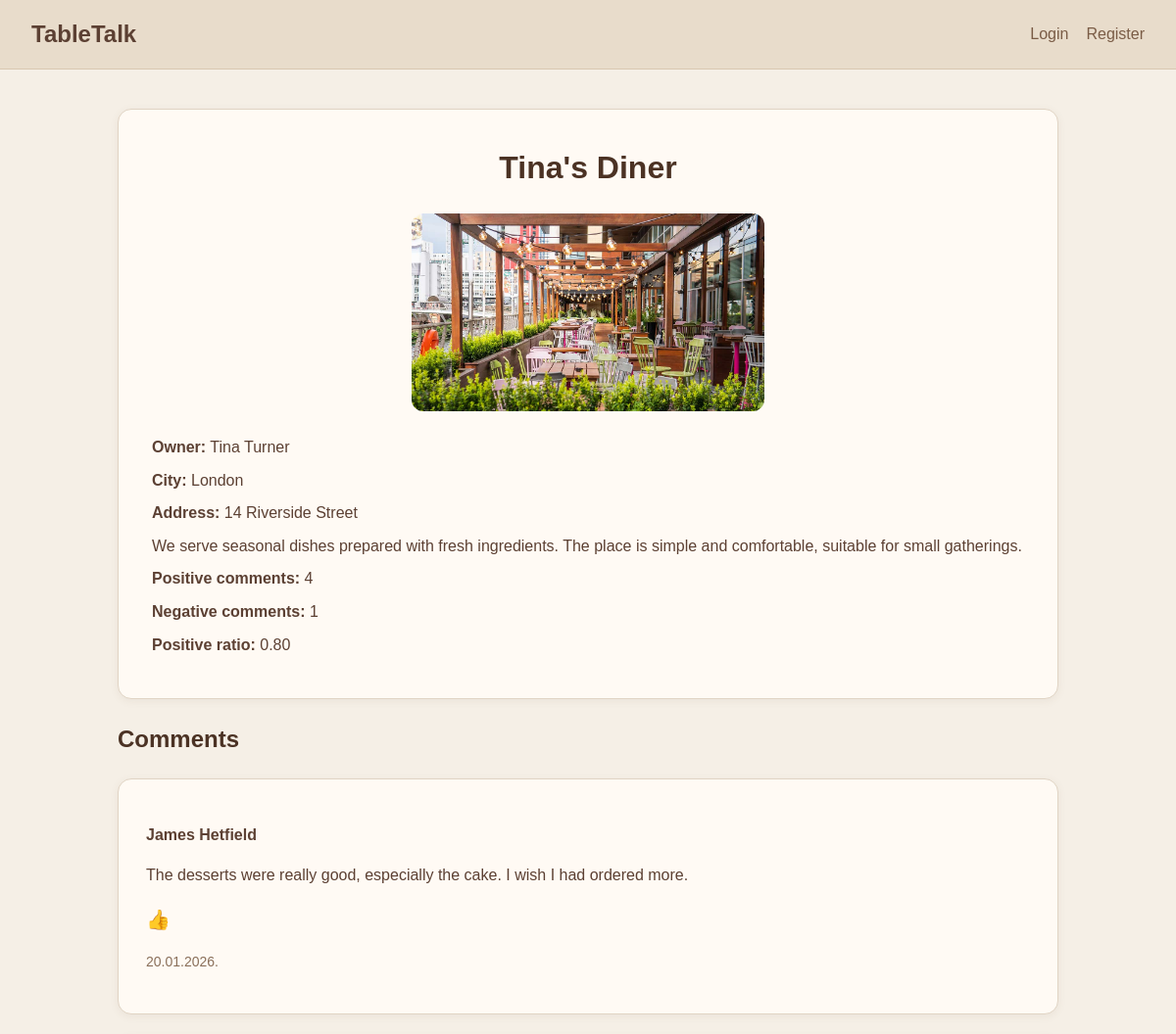
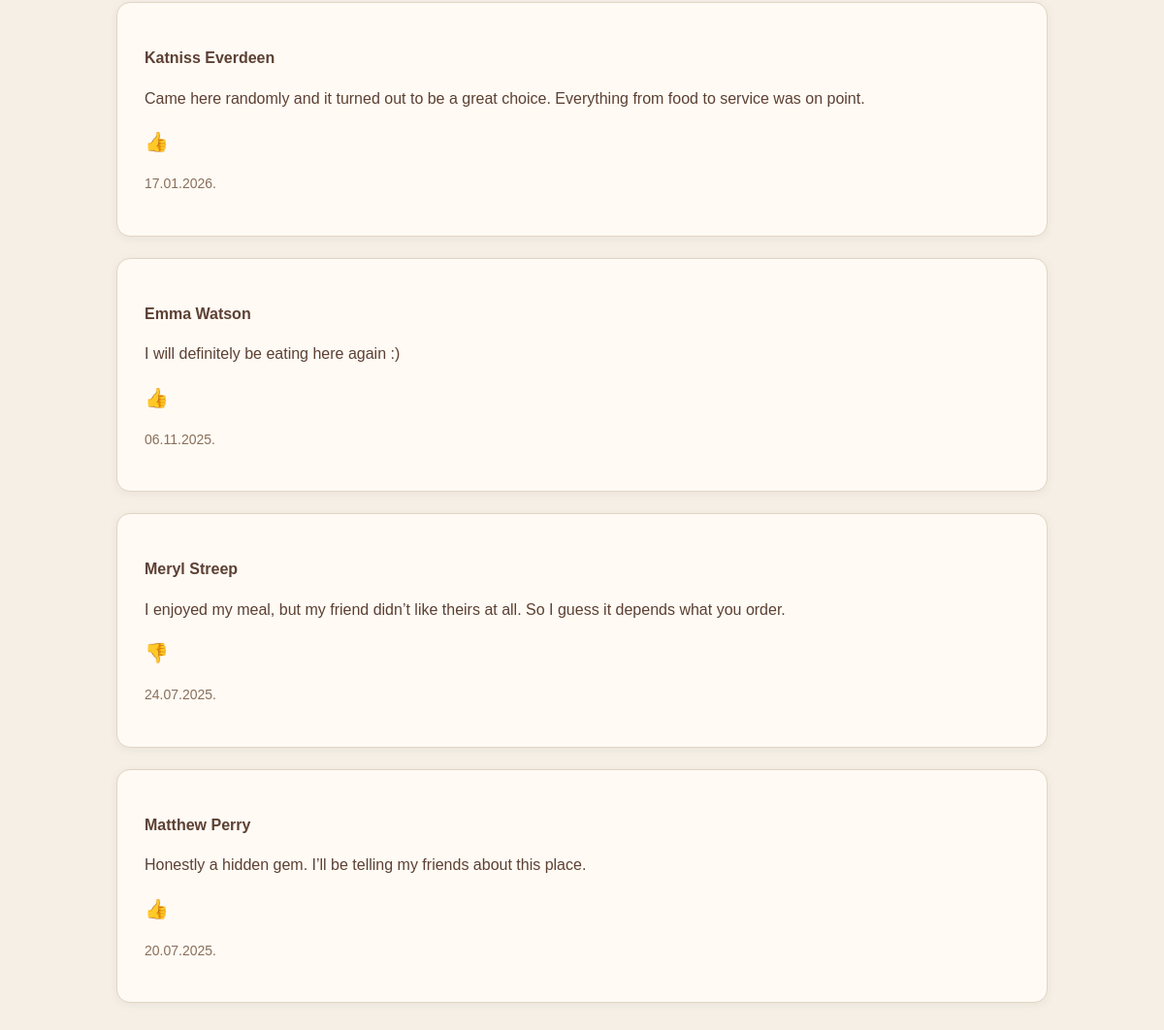
The app's page /restaurants/2/ with its own data (2 pictures, top to bottom).
### app/models.py (models this page shows, shortened)
class Restaurant(models.Model):
    owner = models.OneToOneField(User, on_delete=models.CASCADE)
    name = models.CharField(max_length=100)
    description = models.TextField()
    city = models.CharField(max_length=100)
    address = models.CharField(max_length=200)
    image = models.ImageField(upload_to='restaurants/', blank=True, null=True)
    created_at = models.DateTimeField(default=timezone.now)

class Comment(models.Model):
    restaurant = models.ForeignKey(Restaurant, on_delete=models.CASCADE)
    user = models.ForeignKey(User, on_delete=models.CASCADE)
    text = models.TextField()
    sentiment = models.IntegerField()  # 0 ili 1
    created_at = models.DateTimeField(default=timezone.now)

### app/views.py (the view)
# urls.py: path('restaurants/<int:restaurant_id>/', views.restaurant_detail, name='restaurant_detail'),
def restaurant_detail(request, restaurant_id):
    restaurant = get_object_or_404(Restaurant, id=restaurant_id)
    comments = Comment.objects.filter(restaurant=restaurant).order_by('-created_at')
    total_comments = comments.count()
    positive_comments = comments.filter(sentiment=1).count()
    negative_comments = comments.filter(sentiment=0).count()
    ratio = 0
    if total_comments > 0:
        ratio = positive_comments / total_comments
    comment_form = CommentForm()
    return render(request, 'app/restaurant_detail.html', {
        'restaurant': restaurant,
        'comments': comments,
        'positive_comments': positive_comments,
        'negative_comments': negative_comments,
        'ratio': ratio,
        'comment_form': comment_form,
    })

### app/templates/app/restaurant_detail.html (shortened to what this page needs)
{% extends 'app/base.html' %}
{% block content %}
    <div class="card details-card">
        <h1 class="details-title">{{ restaurant.name }}</h1>
        {% if restaurant.image %}
            <img src="{{ restaurant.image.url }}" alt="{{ restaurant.name }}" class="details-image">
        {% endif %}
        <div class="inline-info">
            <p><strong>Owner:</strong> {{ restaurant.owner.first_name }} {{ restaurant.owner.last_name }}</p>
            <p><strong>City:</strong> {{ restaurant.city }}</p>
            <p><strong>Address:</strong> {{ restaurant.address }}</p>
            <p>{{ restaurant.description }}</p>
            <p><strong>Positive comments:</strong> {{ positive_comments }}</p>
            <p><strong>Negative comments:</strong> {{ negative_comments }}</p>
            <p><strong>Positive ratio:</strong> {{ ratio|floatformat:2 }}</p>
        </div>
    </div>
    <h2>Comments</h2>
    {% for comment in comments %}
        <div class="card">
            <p><strong>{{ comment.user.first_name }} {{ comment.user.last_name }}</strong></p>
            <p>{{ comment.text }}</p>
            <p>
                <span class="sentiment-emoji">
                    {% if comment.sentiment == 1 %}
                        👍
                    {% else %}
                        👎
                    {% endif %}
                </span>
            </p>
            <p class="small-text">{{ comment.created_at|date:"d.m.Y." }}</p>
        </div>
    {% empty %}
        <p class="empty-message">No comments yet.</p>
    {% endfor %}
{% endblock %}

### app/static/app/style.css (style rules this page uses)
* { box-sizing: border-box; }
body { margin: 0; font-family: Arial, sans-serif; background-color: #f5efe6; color: #5c4033; line-height: 1.6; }
h1, h2, h3 { color: #4b3224; margin-top: 0; }
.card { background-color: #fffaf4; border: 1px solid #e0d4c4; border-radius: 14px; padding: 28px; margin-bottom: 22px; box-shadow: 0 2px 8px rgba(120, 95, 70, 0.08); }
.details-card { padding: 34px; }
.details-title { text-align: center; margin-bottom: 20px; }
.details-image { width: 100%; max-width: 360px; height: auto; border-radius: 12px; margin: 0 auto 24px; display: block; }
.small-text { color: #8a6f5a; font-size: 14px; }
.inline-info p { margin: 8px 0; }
.sentiment-emoji { font-size: 20px; }

### records on screen
Restaurant: name "Tina's Diner", image (picture), owner.first_name "Tina", owner.last_name "Turner", city "London", address "14 Riverside Street", description "We serve seasonal dishes prepared with fresh ingredients. The place is simple and comfortable, suitable for small gatherings."
Comment: user.first_name "James", user.last_name "Hetfield", text "The desserts were really good, especially the cake. I wish I had ordered more.", created_at "20.01.2026."
Comment: user.first_name "Katniss", user.last_name "Everdeen", text "Came here randomly and it turned out to be a great choice. Everything from food to service was on point.", created_at "17.01.2026."
Comment: user.first_name "Emma", user.last_name "Watson", text "I will definitely be eating here again :)", created_at "06.11.2025."
Comment: user.first_name "Meryl", user.last_name "Streep", text "I enjoyed my meal, but my friend didn’t like theirs at all. So I guess it depends what you order.", created_at "24.07.2025."
Comment: user.first_name "Matthew", user.last_name "Perry", text "Honestly a hidden gem. I’ll be telling my friends about this place.", created_at "20.07.2025."

### other values on screen
{{ positive_comments }} "4"
{{ negative_comments }} "1"
{{ ratio|floatformat:2 }} "0.80"
